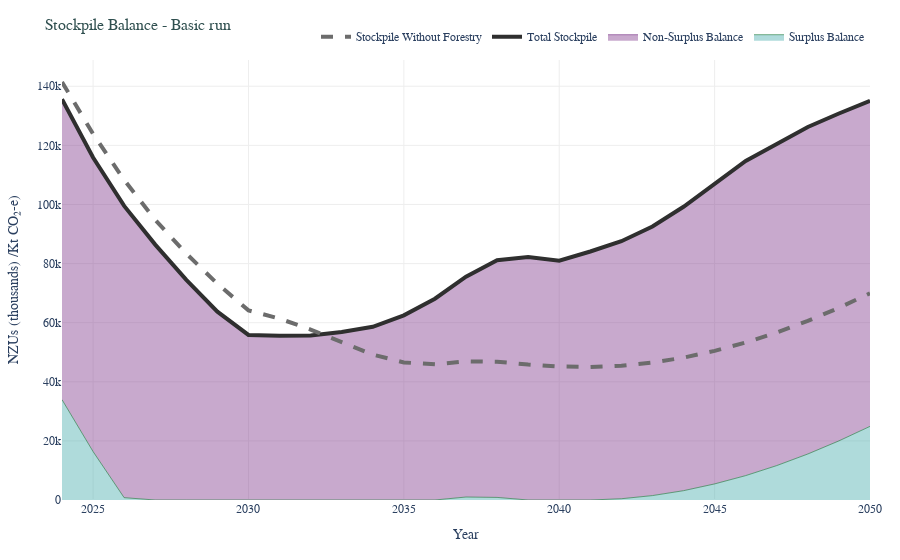
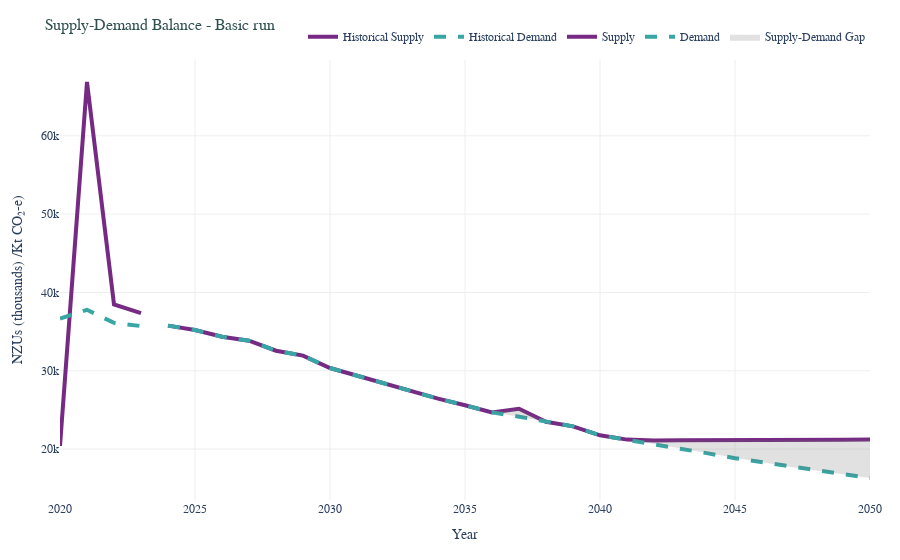

Source (notebook cell) for these figures, in order:
### Markdown cell above
These stockpile balance levels in 2050 are about the same as our balance at the start of time period (end 2023), so it would be interesting to see how these evolve over time.

Helpfully, we can call some pre-configureds chart to make our life easier...

### Code cell
# Load chart generator
from model.utils.chart_generator import ChartGenerator

# Initialise chart generator
chart_gen = ChartGenerator(NZU)

# Generate stockpile balance chart - referring to our scenario index 0
stockpile_chart = chart_gen.stockpile_balance_chart(NZU.scenarios[0])
# We can then display the chart in the notebook
display(stockpile_chart) 
# And we can also save the chart directly as PNG
stockpile_chart.write_image(str(output_dir / "stockpile_balance.png"))

# Generate supply-demand balance chart
supply_demand_chart = chart_gen.supply_demand_balance_chart(NZU.scenarios[0])
display(supply_demand_chart)
supply_demand_chart.write_image(str(output_dir / "supply_demand_balance.png"))

### Figure 1 — Plotly figure (JSON) as saved in the notebook; plotly's stock layout.template omitted (floating-point values rounded to 4 significant figures)
{"data": [{"fillcolor": "rgba(56, 166, 165, 0.4)", "hovertemplate": "Year: %{x}<br>Surplus Balance: %{y:.2f} kt CO₂-e<extra></extra>", "line": {"color": "rgba(27,120,55, 0.6)", "width": 1}, "mode": "lines", "name": "Surplus Balance", "stackgroup": "one", "type": "scatter", "x": [2024, 2025, 2026, 2027, 2028, 2029, 2030, 2031, 2032, 2033, 2034, 2035, 2036, 2037, 2038, 2039, 2040, 2041, 2042, 2043, 2044, 2045, 2046, 2047, 2048, 2049, 2050], "y": [33950.0, 16380.0, 790.1, 0, 0, 0, 0, 0, 0, 0, 0, 0, 0, 1006.0, 876.6, 0, 0, 0, 426.2, 1492.0, 3156.0, 5440.0, 8257.0, 11650.0, 15570.0, 20010.0, 24920.0]}, {"fillcolor": "rgba(118,42,131, 0.4)", "hovertemplate": "Year: %{x}<br>Non-Surplus Balance: %{y:.2f} kt CO₂-e<extra></extra>", "line": {"color": "rgba(118,42,131, 0.6)", "width": 1}, "mode": "lines", "name": "Non-Surplus Balance", "stackgroup": "one", "type": "scatter", "x": [2024, 2025, 2026, 2027, 2028, 2029, 2030, 2031, 2032, 2033, 2034, 2035, 2036, 2037, 2038, 2039, 2040, 2041, 2042, 2043, 2044, 2045, 2046, 2047, 2048, 2049, 2050], "y": [101700.0, 99500.0, 98730.0, 86420.0, 74500.0, 63740.0, 55860.0, 55590.0, 55690.0, 56880.0, 58620.0, 62500.0, 68110.0, 74590.0, 80280.0, 82270.0, 80990.0, 84090.0, 87130.0, 91060.0, 96060.0, 101600.0, 106500.0, 108800.0, 110600.0, 110800.0, 110200.0]}, {"hovertemplate": "Year: %{x}<br>Total Stockpile: %{y:.2f} kt CO₂-e<extra></extra>", "line": {"color": "rgb(47, 47, 47)", "width": 4}, "mode": "lines", "name": "Total Stockpile", "type": "scatter", "x": [2024, 2025, 2026, 2027, 2028, 2029, 2030, 2031, 2032, 2033, 2034, 2035, 2036, 2037, 2038, 2039, 2040, 2041, 2042, 2043, 2044, 2045, 2046, 2047, 2048, 2049, 2050], "y": [135600.0, 115900.0, 99520.0, 86420.0, 74500.0, 63740.0, 55860.0, 55590.0, 55690.0, 56880.0, 58620.0, 62500.0, 68110.0, 75600.0, 81150.0, 82270.0, 80990.0, 84090.0, 87560.0, 92550.0, 99220.0, 107000.0, 114700.0, 120400.0, 126200.0, 130800.0, 135100.0]}, {"hovertemplate": "Year: %{x}<br>Stockpile Without Forestry: %{y:.2f} kt CO₂-e<extra></extra>", "line": {"color": "rgb(108, 108, 108)", "dash": "dash", "width": 4}, "mode": "lines", "name": "Stockpile Without Forestry", "type": "scatter", "x": [2024, 2025, 2026, 2027, 2028, 2029, 2030, 2031, 2032, 2033, 2034, 2035, 2036, 2037, 2038, 2039, 2040, 2041, 2042, 2043, 2044, 2045, 2046, 2047, 2048, 2049, 2050], "y": [141400.0, 123900.0, 108300.0, 94780.0, 83380.0, 73190.0, 64170.0, 61380.0, 57670.0, 53410.0, 49210.0, 46550.0, 45900.0, 46910.0, 46780.0, 45850.0, 45180.0, 45030.0, 45450.0, 46520.0, 48180.0, 50470.0, 53280.0, 56680.0, 60600.0, 65030.0, 69950.0]}], "layout": {"font": {"family": "Arial, sans-serif", "size": 12}, "hovermode": "closest", "legend": {"orientation": "h", "x": 1, "xanchor": "right", "y": 1.02, "yanchor": "bottom"}, "margin": {"b": 60, "l": 60, "r": 30, "t": 60}, "paper_bgcolor": "white", "plot_bgcolor": "white", "title": {"font": {"color": "rgb(47, 79, 79)", "size": 16}, "text": "Stockpile Balance - Basic run"}, "xaxis": {"gridcolor": "#eeeeee", "showgrid": true, "title": {"standoff": 15, "text": "Year"}}, "yaxis": {"gridcolor": "#eeeeee", "rangemode": "tozero", "showgrid": true, "title": {"standoff": 15, "text": "NZUs (thousands) /Kt CO₂-e)"}}}}

### Figure 2 — Plotly figure (JSON) as saved in the notebook; plotly's stock layout.template omitted (floating-point values rounded to 4 significant figures)
{"data": [{"hovertemplate": "Year: %{x}<br>Supply: %{y:.2f} kt CO₂-e<extra></extra>", "line": {"color": "rgb(118,42,131)", "width": 4}, "mode": "lines", "name": "Historical Supply", "type": "scatter", "x": [2020, 2021, 2022, 2023], "y": [20404, 66873, 38467, 37355]}, {"hovertemplate": "Year: %{x}<br>Demand: %{y:.2f} kt CO₂-e<extra></extra>", "line": {"color": "rgb(56, 166, 165)", "dash": "dash", "width": 4}, "mode": "lines", "name": "Historical Demand", "type": "scatter", "x": [2020, 2021, 2022, 2023], "y": [36650.0, 37780.0, 36110.0, 35710.0]}, {"hovertemplate": "Year: %{x}<br>Supply: %{y:.2f} kt CO₂-e<extra></extra>", "line": {"color": "rgb(118,42,131)", "width": 4}, "mode": "lines", "name": "Supply", "type": "scatter", "x": [2024, 2025, 2026, 2027, 2028, 2029, 2030, 2031, 2032, 2033, 2034, 2035, 2036, 2037, 2038, 2039, 2040, 2041, 2042, 2043, 2044, 2045, 2046, 2047, 2048, 2049, 2050], "y": [35760.0, 35200.0, 34340.0, 33840.0, 32560.0, 31930.0, 30350.0, 29360.0, 28350.0, 27370.0, 26430.0, 25590.0, 24690.0, 25140.0, 23480.0, 22900.0, 21750.0, 21210.0, 21100.0, 21120.0, 21110.0, 21120.0, 21130.0, 21150.0, 21170.0, 21200.0, 21220.0]}, {"hovertemplate": "Year: %{x}<br>Demand: %{y:.2f} kt CO₂-e<extra></extra>", "line": {"color": "rgb(56, 166, 165)", "dash": "dash", "width": 4}, "mode": "lines", "name": "Demand", "type": "scatter", "x": [2024, 2025, 2026, 2027, 2028, 2029, 2030, 2031, 2032, 2033, 2034, 2035, 2036, 2037, 2038, 2039, 2040, 2041, 2042, 2043, 2044, 2045, 2046, 2047, 2048, 2049, 2050], "y": [35760.0, 35200.0, 34340.0, 33840.0, 32560.0, 31930.0, 30350.0, 29360.0, 28350.0, 27370.0, 26430.0, 25590.0, 24690.0, 24140.0, 23480.0, 22900.0, 21750.0, 21210.0, 20670.0, 20060.0, 19450.0, 18840.0, 18310.0, 17760.0, 17250.0, 16760.0, 16300.0]}, {"fill": "toself", "fillcolor": "rgba(108, 108, 108, 0.2)", "hoverinfo": "skip", "hovertemplate": "Year: %{x}<br>Supply-Demand Gap: %{y:.2f} kt CO₂-e<extra></extra>", "line": {"width": 0}, "name": "Supply-Demand Gap", "showlegend": true, "type": "scatter", "x": [2024, 2025, 2026, 2027, 2028, 2029, 2030, 2031, 2032, 2033, 2034, 2035, 2036, 2037, 2038, 2039, 2040, 2041, 2042, 2043, 2044, 2045, 2046, 2047, 2048, 2049, 2050, 2050, 2049, 2048, 2047, 2046, 2045, 2044, 2043, 2042, 2041, 2040, 2039, 2038, 2037, 2036, 2035, 2034, 2033, 2032, 2031, 2030, 2029, 2028, 2027, 2026, 2025, 2024], "y": [35760.0, 35200.0, 34340.0, 33840.0, 32560.0, 31930.0, 30350.0, 29360.0, 28350.0, 27370.0, 26430.0, 25590.0, 24690.0, 25140.0, 23480.0, 22900.0, 21750.0, 21210.0, 21100.0, 21120.0, 21110.0, 21120.0, 21130.0, 21150.0, 21170.0, 21200.0, 21220.0, 16300.0, 16760.0, 17250.0, 17760.0, 18310.0, 18840.0, 19450.0, 20060.0, 20670.0, 21210.0, 21750.0, 22900.0, 23480.0, 24140.0, 24690.0, 25590.0, 26430.0, 27370.0, 28350.0, 29360.0, 30350.0, 31930.0, 32560.0, 33840.0, 34340.0, 35200.0, 35760.0]}], "layout": {"font": {"family": "Arial, sans-serif", "size": 12}, "hovermode": "closest", "legend": {"orientation": "h", "x": 1, "xanchor": "right", "y": 1.02, "yanchor": "bottom"}, "margin": {"b": 60, "l": 60, "r": 30, "t": 60}, "paper_bgcolor": "white", "plot_bgcolor": "white", "title": {"font": {"color": "rgb(47, 79, 79)", "size": 16}, "text": "Supply-Demand Balance - Basic run"}, "xaxis": {"gridcolor": "#eeeeee", "showgrid": true, "title": {"standoff": 15, "text": "Year"}}, "yaxis": {"gridcolor": "#eeeeee", "range": [0, null], "rangemode": "nonnegative", "showgrid": true, "title": {"standoff": 15, "text": "NZUs (thousands) /Kt CO₂-e)"}}}}
